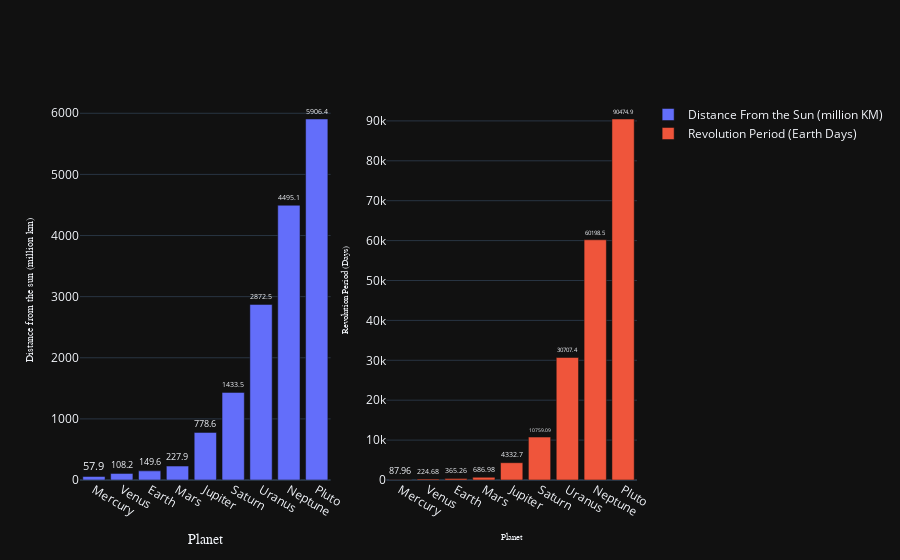

The notebook cell this image was saved under:
### Markdown cell above
<div style="padding:15px 30px 25px; background: #28559A; font-family: sans-serif;border-radius: 10px">
  <h2 style="text-align: center; color: #DEB992; padding:15px 30px; border: 1px solid #DEB992; border-radius: 10px">
    Displaying Inset Plot Side by Side
  </h2>
</div>

### Code cell
chart_layout = go.Layout(
    xaxis=dict(
        domain=[0.0, 0.45],
        title=dict(text='Planet', font=dict(family='Arial'))
    ),

    yaxis=go.layout.YAxis(
        title=go.layout.yaxis.Title(
            text='Distance from the sun (million km)', font=dict(family='Arial', size=10)
        ),
    ),

    xaxis2=dict(
        domain=[0.55, 1.0],
        title=dict(text='Planet', font=dict(family='arial', size=9))
    ),
    yaxis2=dict(
        overlaying='y',
        anchor='free',
        title=dict(text='Revolution Period (Days)', font=dict(family='arial', size=9)),
        position=0.55
    )
)
chart = go.Figure(data=chart_data, layout=chart_layout)
offline.iplot(chart)

### Figure 1 — Plotly figure (JSON) as saved in the notebook; plotly's stock layout.template omitted (floating-point values rounded to 4 significant figures)
{"data": [{"name": "Distance From the Sun (million KM)", "text": [57.9, 108.2, 149.6, 227.9, 778.6, 1434.0, 2872.0, 4495.0, 5906.0], "textposition": "outside", "x": ["Mercury", "Venus", "Earth", "Mars", "Jupiter", "Saturn", "Uranus", "Neptune", "Pluto"], "y": [57.9, 108.2, 149.6, 227.9, 778.6, 1434.0, 2872.0, 4495.0, 5906.0], "type": "bar"}, {"name": "Revolution Period (Earth Days)", "text": [87.96, 224.7, 365.3, 687.0, 4333.0, 10760.0, 30710.0, 60200.0, 90470.0], "textposition": "outside", "x": ["Mercury", "Venus", "Earth", "Mars", "Jupiter", "Saturn", "Uranus", "Neptune", "Pluto"], "xaxis": "x2", "y": [87.96, 224.7, 365.3, 687.0, 4333.0, 10760.0, 30710.0, 60200.0, 90470.0], "yaxis": "y2", "type": "bar"}], "layout": {"xaxis": {"domain": [0.0, 0.45], "title": {"font": {"family": "Arial"}, "text": "Planet"}}, "yaxis": {"title": {"font": {"family": "Arial", "size": 10}, "text": "Distance from the sun (million km)"}}, "xaxis2": {"domain": [0.55, 1.0], "title": {"font": {"family": "arial", "size": 9}, "text": "Planet"}}, "yaxis2": {"anchor": "free", "overlaying": "y", "position": 0.55, "title": {"font": {"family": "arial", "size": 9}, "text": "Revolution Period (Days)"}}}}
